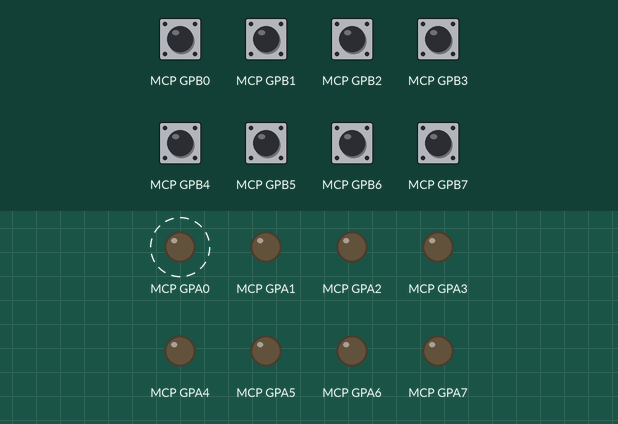
Simulated run of this program. Board: Raspberry Pi (BCM pin numbers). Parts: output pins drawn as LEDs (lit = HIGH). Dashed ring = blinking. Inputs (shaded band) come from the test bench; at power-on: MCP GPB0–7 HIGH. What the program prints to the terminal is not drawn.

Above: at 0.87 s.
1.3 s: MCP GPB0 pulled LOW for 0.3 s
Timing chart, 0 to 10.3 s (numbered marks = the images above; inputs shaded):
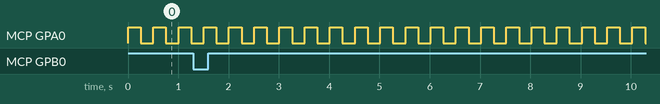

The program:

example.py
```python
# Uses smbus2 on a Raspberry Pi to program MCP23017 registers so port A is all outputs (blinking GPA0) and port B is inputs with pull-ups, printing when GPB0 is pressed.
#
# Buy this module: https://shillehtek.com/products/mcp23017-i2c-16bit-io-port-expander-presoldered
# Full manual: https://shillehtek.com/blogs/shillehtek-product-manuals/mcp23017-i2c-16bit-io-port-expander-presoldered-manual
# More examples: https://github.com/shillehbean/shillehtek-examples
#

#!/usr/bin/env python3
# MCP23017 - Raspberry Pi Example (raw registers via smbus2)
# SDA->GPIO2, SCL->GPIO3 | Install: pip3 install smbus2

from smbus2 import SMBus
import time

ADDR   = 0x20
IODIRA = 0x00   # 1 = input, 0 = output
IODIRB = 0x01
GPPUB  = 0x0D   # port B pull-ups
GPIOA  = 0x12
GPIOB  = 0x13

bus = SMBus(1)
bus.write_byte_data(ADDR, IODIRA, 0x00)   # port A all outputs
bus.write_byte_data(ADDR, IODIRB, 0xFF)   # port B all inputs
bus.write_byte_data(ADDR, GPPUB,  0xFF)   # pull-ups on port B

print("GPA0 blinking, watching GPB0...")
try:
    led = False
    while True:
        led = not led
        bus.write_byte_data(ADDR, GPIOA, 0x01 if led else 0x00)

        b = bus.read_byte_data(ADDR, GPIOB)
        if not (b & 0x01):                # pulled low = pressed
            print("Button on GPB0 pressed!")
        time.sleep(0.25)
except KeyboardInterrupt:
    bus.write_byte_data(ADDR, GPIOA, 0x00)
    print("Stopped by user")
```

Measured:
- by itself, MCP GPA0: alternates HIGH for 0.25 s and LOW for 0.25 s
